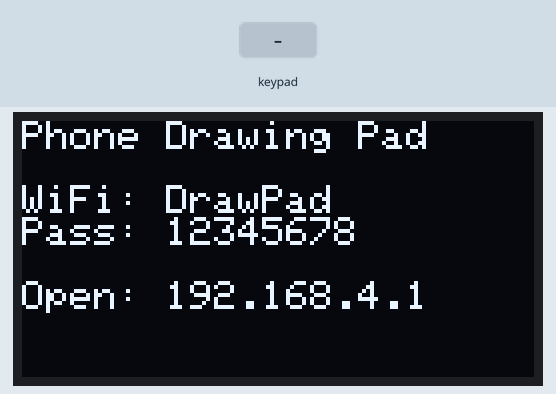
This sketch was run on a simulated ESP32. On the bench: 128×64 one-colour display. The inputs (shaded band) are chosen by the test bench.

Above: at 1.2 s.
1.3 s: key '*' pressed
At 2.5 s:
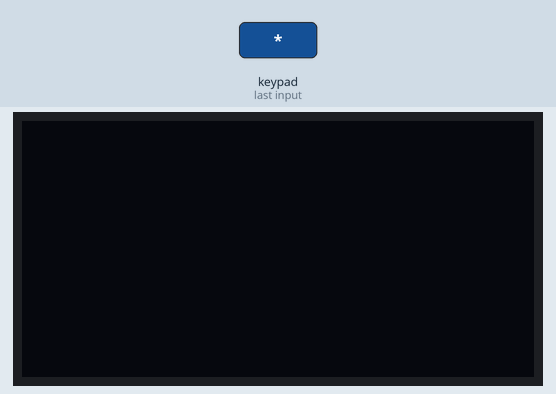
2.8 s: keypad keys 1 2 3 4 5 6 7 8 # pressed 0.4 s apart
At 7.3 s:
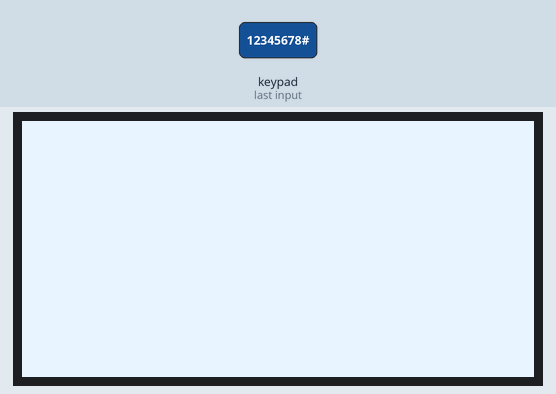
7.9 s: key '#' pressed
At 8.9 s:
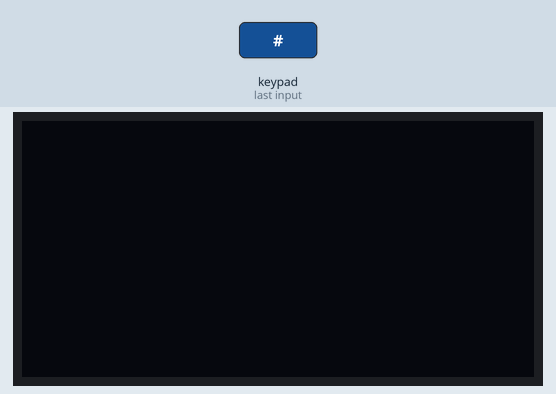
Timing chart, 0 to 10.9 s (numbered marks = the images above; inputs shaded):
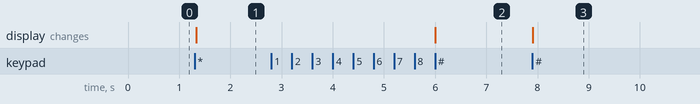

The sketch:

C2_Thick_Pen.ino
```cpp
#include <Wire.h>
#include <Adafruit_GFX.h>
#include <Adafruit_SSD1306.h>
#include <Keypad.h>
#include <WiFi.h>
#include <WebServer.h>
#include <DNSServer.h>              // the page opens by itself (Project 19)
#include <WebSocketsServer.h>   // NEW: library "WebSockets" by Markus Sattler

#define SCREEN_WIDTH 128
#define SCREEN_HEIGHT 64
Adafruit_SSD1306 display(SCREEN_WIDTH, SCREEN_HEIGHT, &Wire, -1);

const byte ROWS = 4;
const byte COLS = 4;
char keys[ROWS][COLS] = {
  {'1','2','3','A'},
  {'4','5','6','B'},
  {'7','8','9','C'},
  {'*','0','#','D'}
};
byte rowPins[ROWS] = {13, 12, 14, 27};
byte colPins[COLS] = {26, 25, 33, 32};
Keypad keypad = Keypad(makeKeymap(keys), rowPins, colPins, ROWS, COLS);

const char* AP_NAME     = "DrawPad";
const char* AP_PASSWORD = "12345678";

WebServer server(80);               // sends the drawing page
WebSocketsServer webSocket(81);     // NEW: a live, always-open connection
DNSServer dns;                      // any address -> the ESP32 (Project 19)

int lastX = 0, lastY = 0;           // where the finger was last
bool needsUpdate = false;           // has the drawing changed?
unsigned long lastShow = 0;
bool inverted = false;
const int PEN_RADIUS = 2;           // CHALLENGE 2: a pen 5 pixels wide

// ---------- The drawing page (HTML + JavaScript) ----------
const char PAGE[] = R"rawliteral(
<!DOCTYPE html>
<html><head>
<meta name="viewport" content="width=device-width, initial-scale=1, user-scalable=no">
<title>Drawing Pad</title>
<style>
  body { font-family: sans-serif; margin: 12px; background: #eef3f8; text-align: center; }
  canvas { width: 100%; aspect-ratio: 2 / 1; background: black; touch-action: none;
           image-rendering: pixelated; border-radius: 8px; }
  button { font-size: 20px; padding: 10px 30px; margin-top: 12px; background: #1F3864;
           color: white; border: 0; border-radius: 8px; }
</style>
</head><body>
<h2>Draw on my ESP32</h2>
<canvas id="pad" width="128" height="64"></canvas>
<p id="status">Connecting...</p>
<button onclick="clearPad()">Clear</button>
<script>
  var pad = document.getElementById('pad');
  var pen = pad.getContext('2d');
  pen.fillStyle = '#7fdbff';
  var ws = new WebSocket('ws://' + location.hostname + ':81/');
  ws.onopen  = function () { document.getElementById('status').textContent = 'Connected - draw!'; };
  ws.onclose = function () { document.getElementById('status').textContent = 'Disconnected'; };
  var drawing = false, lastX = -1, lastY = -1;

  // finger position on the canvas -> pixel 0..127, 0..63
  function point(e) {
    var r = pad.getBoundingClientRect();
    var x = Math.floor((e.clientX - r.left) / r.width * 128);
    var y = Math.floor((e.clientY - r.top) / r.height * 64);
    return [Math.max(0, Math.min(127, x)), Math.max(0, Math.min(63, y))];
  }
  function send(cmd, x, y) { if (ws.readyState == 1) ws.send(cmd + ' ' + x + ' ' + y); }
  function line(x0, y0, x1, y1) {          // draw the same line on the phone
    var n = Math.max(Math.abs(x1 - x0), Math.abs(y1 - y0), 1);
    for (var i = 0; i <= n; i++) {
      pen.fillRect(Math.round(x0 + (x1 - x0) * i / n), Math.round(y0 + (y1 - y0) * i / n), 1, 1);
    }
  }
  pad.addEventListener('pointerdown', function (e) {
    drawing = true;
    var p = point(e); lastX = p[0]; lastY = p[1];
    line(lastX, lastY, lastX, lastY);
    send('D', lastX, lastY);               // D = pen down here
  });
  pad.addEventListener('pointermove', function (e) {
    if (!drawing) return;
    var p = point(e);
    if (p[0] == lastX && p[1] == lastY) return;   // same pixel: nothing to send
    line(lastX, lastY, p[0], p[1]);
    send('M', p[0], p[1]);                 // M = move (draw a line) to here
    lastX = p[0]; lastY = p[1];
  });
  pad.addEventListener('pointerup', function () { drawing = false; });
  pad.addEventListener('pointerleave', function () { drawing = false; });
  function clearPad() {
    pen.clearRect(0, 0, 128, 64);
    send('C', 0, 0);                       // C = clear
  }
</script>
</body></html>
)rawliteral";

void setup() {
  Serial.begin(115200);
  if (!display.begin(SSD1306_SWITCHCAPVCC, 0x3C)) {
    Serial.println("OLED not found");
    while (true);
  }
  Wire.setClock(400000);              // talk to the OLED 4x faster
  display.setTextColor(SSD1306_WHITE);

  WiFi.softAP(AP_NAME, AP_PASSWORD);
  dns.start(53, "*", WiFi.softAPIP());
  server.on("/", []() { server.send(200, "text/html", PAGE); });
  server.onNotFound([]() {            // any other address -> the drawing page
    server.sendHeader("Location", "http://" + WiFi.softAPIP().toString() + "/");
    server.send(302, "text/plain", "");
  });
  server.begin();
  webSocket.begin();
  webSocket.onEvent(onDrawingMessage);   // run this function for every message

  showWelcome();
}

void loop() {
  dns.processNextRequest();
  server.handleClient();
  webSocket.loop();                   // receive drawing messages

  // Update the OLED at most every 30 ms: fast, but not too often
  if (needsUpdate && millis() - lastShow > 30) {
    display.display();
    needsUpdate = false;
    lastShow = millis();
  }

  char key = keypad.getKey();
  if (key == '*') {                   // * = clear
    display.clearDisplay();
    needsUpdate = true;
  }
  else if (key == '#') {              // # = swap black and white
    inverted = !inverted;
    display.invertDisplay(inverted);
  }
}

// Called by the WebSocket library whenever the phone sends something
void onDrawingMessage(uint8_t client, WStype_t type, uint8_t* payload, size_t length) {
  if (type == WStype_CONNECTED) {         // a phone just connected
    display.clearDisplay();
    needsUpdate = true;
    return;
  }
  if (type != WStype_TEXT) return;

  char command = payload[0];              // 'D', 'M' or 'C'
  int x = 0, y = 0;
  sscanf((char*)payload + 1, "%d %d", &x, &y);   // read the two numbers

  if (command == 'D') {                   // pen down: one thick dot
    display.fillCircle(x, y, PEN_RADIUS, SSD1306_WHITE);
  }
  else if (command == 'M') {              // move: a THICK line from the last point
    thickLine(lastX, lastY, x, y);
  }
  else if (command == 'C') {              // clear
    display.clearDisplay();
  }
  lastX = x;
  lastY = y;
  needsUpdate = true;
}

// CHALLENGE 2: walk along the line and stamp a small filled circle
// at every step (like the phone page draws its line, dot by dot)
void thickLine(int x0, int y0, int x1, int y1) {
  int steps = max(abs(x1 - x0), abs(y1 - y0));
  if (steps == 0) steps = 1;
  for (int i = 0; i <= steps; i++) {
    int x = x0 + (x1 - x0) * i / steps;
    int y = y0 + (y1 - y0) * i / steps;
    display.fillCircle(x, y, PEN_RADIUS, SSD1306_WHITE);
  }
}

void showWelcome() {
  display.clearDisplay();
  display.setTextSize(1);
  display.setCursor(0, 0);
  display.println("Phone Drawing Pad");
  display.println("");
  display.print("WiFi: ");
  display.println(AP_NAME);
  display.print("Pass: ");
  display.println(AP_PASSWORD);
  display.println("");
  display.println("Open: 192.168.4.1");
  display.display();
}
```

Measured:
- after the input at 1.3 s, the display: changes at once (image 1)
- after the input at 2.8 s, the display: changes after 3.2 s (image 2)
- after the input at 7.9 s, the display: changes at once (image 3)
